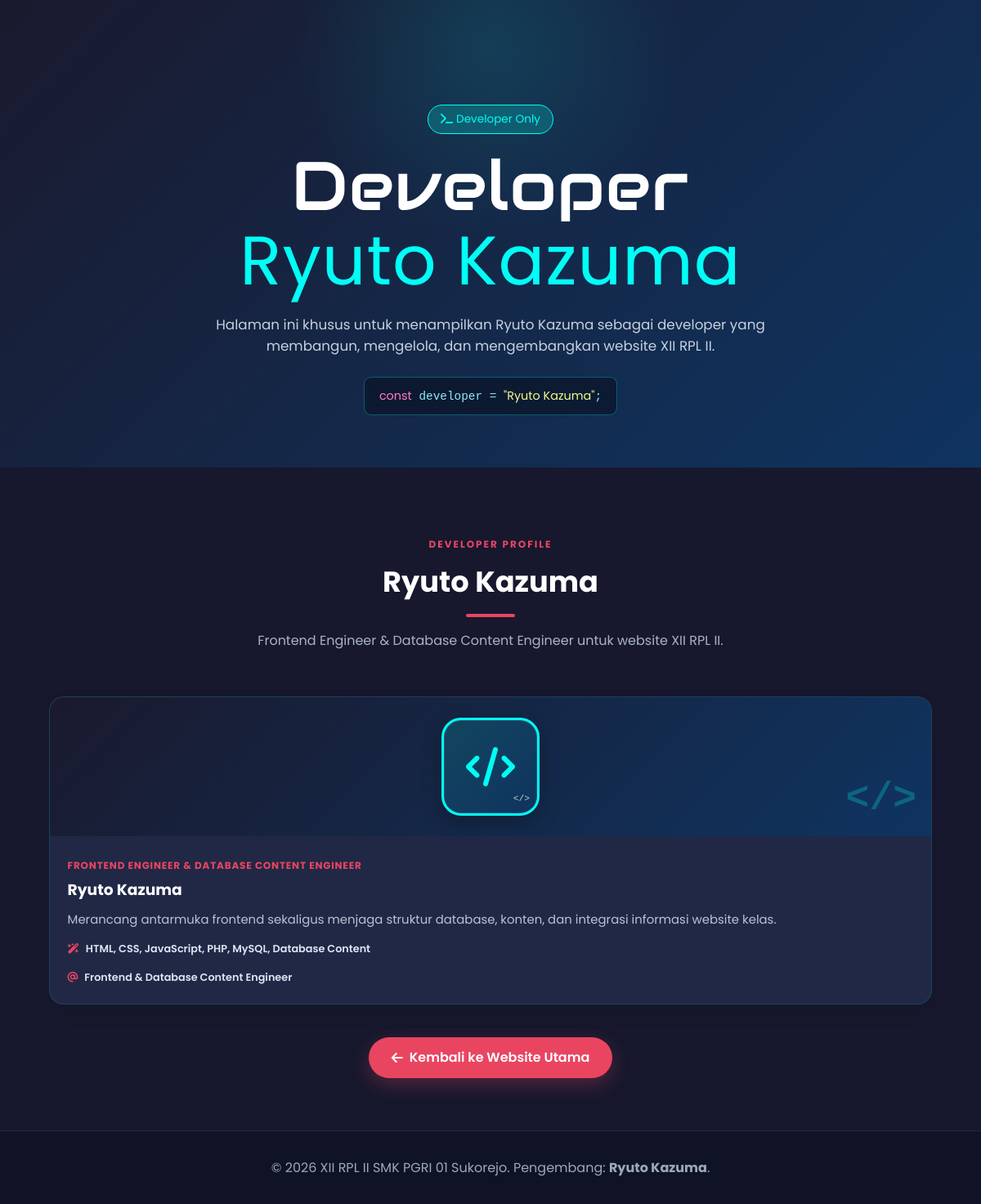
The page /developer.php on the database its author committed.
### tables this page shows
CREATE TABLE IF NOT EXISTS `developer_team` (
  `id` INT AUTO_INCREMENT PRIMARY KEY,
  `nama` VARCHAR(150) NOT NULL,
  `peran` VARCHAR(100) NOT NULL,
  `deskripsi` TEXT NOT NULL,
  `keahlian` VARCHAR(255) DEFAULT NULL,
  `kontak` VARCHAR(150) DEFAULT NULL,
  `foto` VARCHAR(255) DEFAULT 'default.png',
  `urutan` INT DEFAULT 99,
  `created_at` TIMESTAMP DEFAULT CURRENT_TIMESTAMP
);

### developer.php (the view, shortened to what this page needs)
<?php
require_once 'config.php';
$query_developer = mysqli_query($conn, "SELECT * FROM developer_team WHERE nama = 'Ryuto Kazuma' ORDER BY urutan ASC LIMIT 1");
$developers = [];
if ($query_developer) {
    while ($row = mysqli_fetch_assoc($query_developer)) { $developers[] = $row; }
}
?>
<!DOCTYPE html>
<html lang="id">
<head>
    <link rel="stylesheet" href="css/style.css?v=<?= time(); ?>">
    <link rel="stylesheet" href="https://cdnjs.cloudflare.com/ajax/libs/font-awesome/6.4.0/css/all.min.css">
</head>
<body class="developer-page developer-only-page">
    <div class="site-shell">
        <main class="developer-only-main">
            <header class="developer-only-header">
                <span class="badge"><i class="fa-solid fa-terminal"></i> Developer Only</span>
                <h1 class="title-font">Developer<br><span>Ryuto Kazuma</span></h1>
                <p>Halaman ini khusus untuk menampilkan Ryuto Kazuma sebagai developer yang membangun, mengelola, dan mengembangkan website XII RPL II.</p>
                <div class="developer-only-code"><span>const</span> developer = <strong>"Ryuto Kazuma"</strong>;</div>
            </header>
            <section id="team" class="developer-only-team">
                <div class="section-title developer-title">
                    <span class="section-kicker">Developer Profile</span>
                    <h2>Ryuto Kazuma</h2>
                    <div class="line"></div>
                    <p class="section-lead">Frontend Engineer &amp; Database Content Engineer untuk website XII RPL II.</p>
                </div>
                <div class="container developer-grid developer-grid-large">
                    <?php foreach ($developers as $dev): ?>
                        <article class="developer-card developer-card-dark">
                            <div class="developer-photo"><div class="developer-logo-avatar" aria-label="Logo developer"><i class="fa-solid fa-code"></i></div></div>
                            <div class="developer-card-body">
                                <span class="developer-role"><?= htmlspecialchars($dev['peran']) ?></span>
                                <h3><?= htmlspecialchars($dev['nama']) ?></h3>
                                <p><?= nl2br(htmlspecialchars($dev['deskripsi'])) ?></p>
                                <?php if (!empty($dev['keahlian'])): ?><div class="developer-skills"><i class="fa-solid fa-wand-magic-sparkles"></i> <?= htmlspecialchars($dev['keahlian']) ?></div><?php endif; ?>
                                <?php if (!empty($dev['kontak'])): ?><div class="developer-contact"><i class="fa-solid fa-at"></i> <?= htmlspecialchars($dev['kontak']) ?></div><?php endif; ?>
                            </div>
                        </article>
                    <?php endforeach; ?>
                </div>
                <div class="developer-only-back"><a href="index.php" class="btn btn-primary"><i class="fa-solid fa-arrow-left"></i> Kembali ke Website Utama</a></div>
            </section>
        </main>
        <footer class="developer-footer"><p>&copy; 2026 XII RPL II SMK PGRI 01 Sukorejo. Pengembang: <strong>Ryuto Kazuma</strong>.</p></footer>
    </div>
</body>
</html>

### rows shown on the page
developer_team: peran "FRONTEND ENGINEER & DATABASE CONTENT ENGINEER", nama "Ryuto Kazuma", deskripsi "Merancang antarmuka frontend sekaligus menjaga struktur database, konten, dan integrasi informasi website kelas.", keahlian "HTML, CSS, JavaScript, PHP, MySQL, Database Content", kontak "Frontend & Database Content Engineer"
